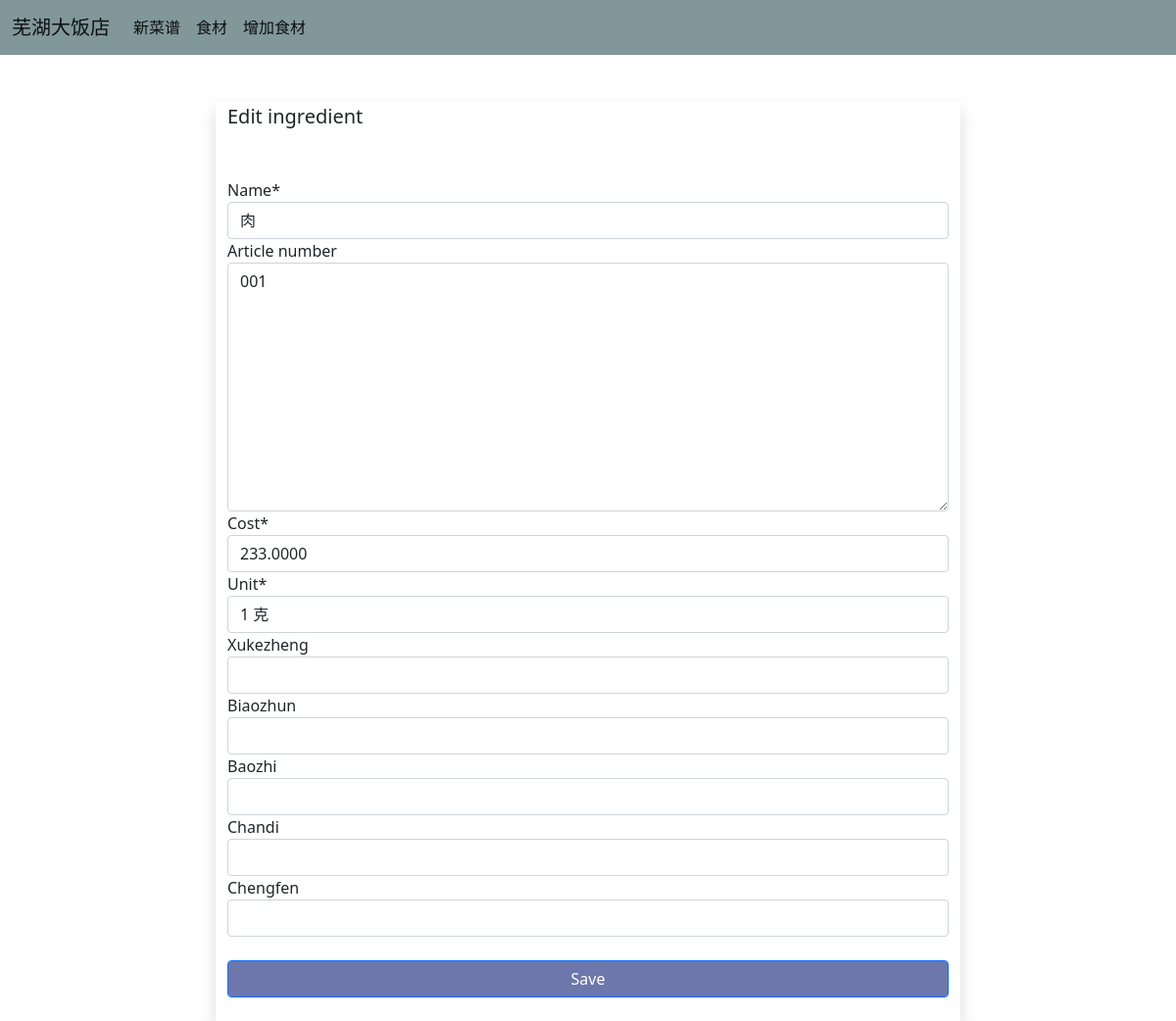
Page /recipes/ingredients/2/update on the committed database.
### recipes/models.py (models this page shows, shortened)
class Ingredient(models.Model):
    GRAM = 'gram'
    LITER = 'liter'
    FACTOR_GRAM_TO_KG = 1000
    FACTOR_LITER_TO_CL = 1 / 100
    UNITS = (
        (GRAM, '1 gram'),
        (LITER, '1 liter')
    )
    name = models.CharField(max_length=255)
    article_number = models.TextField(blank=True, null=True)
    cost = models.DecimalField(
        max_digits=12, decimal_places=4, default=0)
    unit = models.CharField(max_length=20, choices=UNITS)
    xukezheng = models.CharField(max_length=255,null=True,blank=True)
    biaozhun = models.CharField(max_length=255, null=True,blank=True)
    baozhi = models.DateField(null=True,blank=True)
    chandi = models.CharField(max_length=255, null=True,blank=True)
    chengfen = models.CharField(max_length=255, null=True,blank=True)

### recipes/views.py (the view)
# urls.py: path('ingredients/<int:pk>/update', views.EditIngredient.as_view(), name='ingredient-edit'),
class EditIngredient(UpdateView):
    model = models.Ingredient
    template_name = 'ingredients/edit.html'
    form_class = IngredientForm

### recipes/forms.py (shortened to what this page needs)
class IngredientForm(forms.ModelForm):
    unit = forms.ChoiceField(choices=CHOICES)
    class Meta:
        model = Ingredient
        exclude = ()

### recipes/templates/ingredients/edit.html (shortened to what this page needs)
{% extends 'layout/_layout_form.html' %}
{% load crispy_forms_tags %}
{% block form %}
  <form method="post">{% csrf_token %}
    <p class="lead mb-5">Edit ingredient</p>
    {{ form|crispy }}
    <input class="form-control btn-primary bg-rm-main my-4" type="submit" value="Save">
  </form>
{% endblock %}

### static/css/common.css (style rules this page uses)
.bg-rm-main { background-color: #6E77AC; }

### rows in the picture
Ingredient: name "肉", article_number "001", cost "233.0000", unit "1 克"
